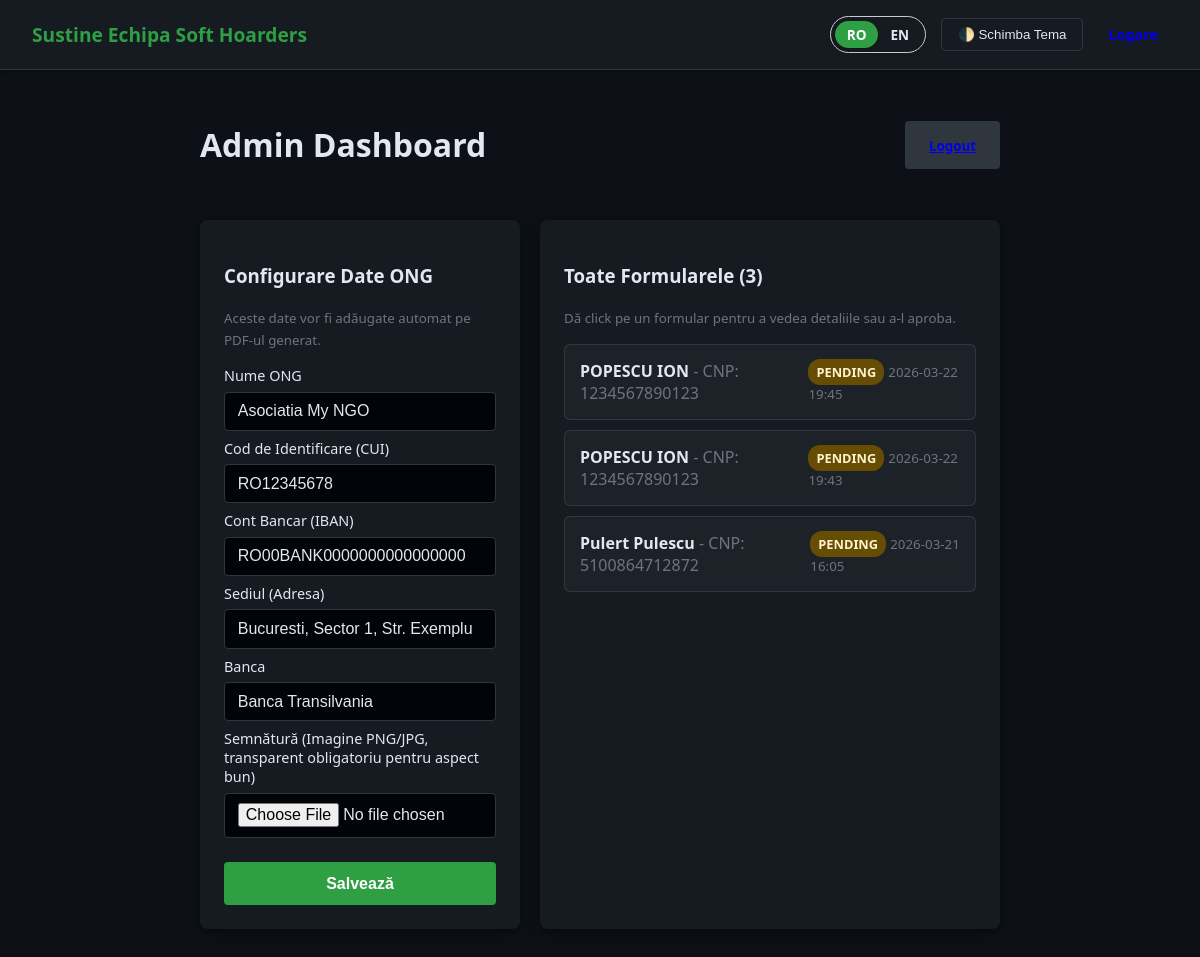
Before: /admin (signed in) with the older database file.
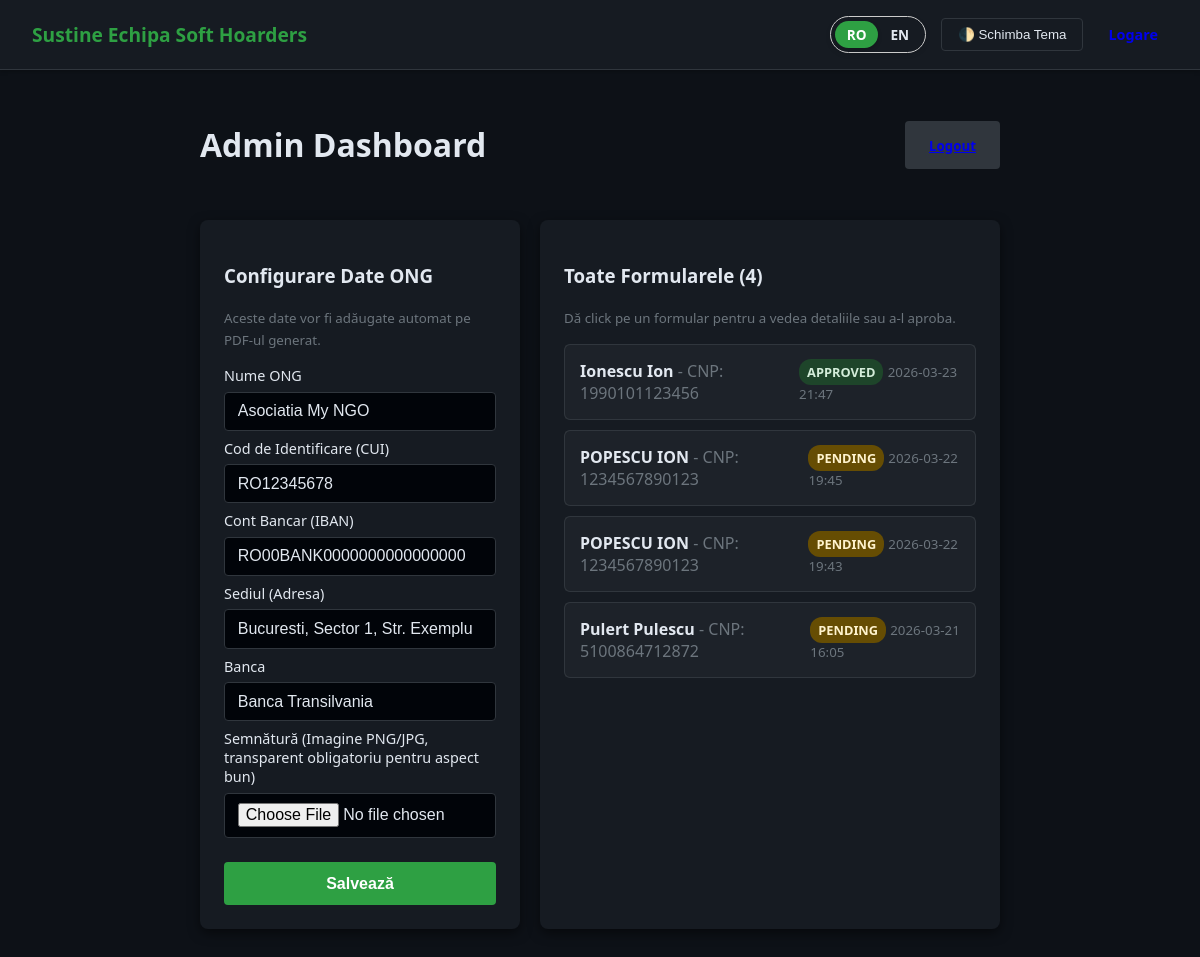
After: the same page with the newer database file.
### app.py (models this page shows)
class AdminConfig(db.Model):
    id = db.Column(db.Integer, primary_key=True)
    ong_name = db.Column(db.String(150), default='Asociatia My NGO')
    ong_cui = db.Column(db.String(50), default='RO12345678')
    ong_iban = db.Column(db.String(50), default='RO00BANK0000000000000000')
    ong_sediu = db.Column(db.String(150), default='Bucuresti, Sector 1, Str. Exemplu')
    ong_cont_bancar = db.Column(db.String(150), default='Banca Transilvania')
    signature_base64 = db.Column(db.Text, nullable=True) # allow storing signature data

class Submission(db.Model):
    id = db.Column(db.Integer, primary_key=True)
    nume = db.Column(db.String(100), nullable=False)
    prenume = db.Column(db.String(100), nullable=False)
    initiala_tatalui = db.Column(db.String(10), nullable=False)
    cnp = db.Column(db.String(20), nullable=False)
    judet = db.Column(db.String(50), nullable=True) # Optional now
    localitate = db.Column(db.String(100), nullable=True) # Optional now
    strada = db.Column(db.String(150), nullable=True)
    numar = db.Column(db.String(20), nullable=True)
    bloc = db.Column(db.String(20), nullable=True)
    scara = db.Column(db.String(20), nullable=True)
    apartament = db.Column(db.String(20), nullable=True)
    cod_postal = db.Column(db.String(20), nullable=True)
    telefon = db.Column(db.String(20), nullable=True)
    email = db.Column(db.String(120), nullable=True)
    status = db.Column(db.String(20), default='pending') # pending, approved
    created_at = db.Column(db.DateTime, default=datetime.datetime.utcnow)
    generated_pdf_path = db.Column(db.String(255), nullable=True)

### app.py (the view)
    def wrap(*args, **kwargs):
        if not session.get('admin'):
            return redirect(url_for('login'))
        return f(*args, **kwargs)

### app.py (called while the page is built, shortened)
@app.before_request
def set_language():
    if 'lang' not in session and not request.path.startswith('/static'):
        session['lang'] = 'en'
        ip = request.headers.get('CF-Connecting-IP') or request.headers.get('X-Forwarded-For', request.remote_addr)
        if ip:
            ip = ip.split(',')[0].strip()
            if ip in ['127.0.0.1', '::1']:
                session['lang'] = 'ro'

@app.context_processor
def inject_translations():
    lang = session.get('lang', 'ro')
    t = TRANSLATIONS.get(lang, TRANSLATIONS['ro'])
    return dict(t=t, lang=lang)

def admin_required(f):
    def wrap(*args, **kwargs):
        if not session.get('admin'):
            return redirect(url_for('login'))
        return f(*args, **kwargs)
    wrap.__name__ = f.__name__
    return wrap

@app.route('/admin', methods=['GET'])
@admin_required
def admin():
    submissions = Submission.query.order_by(Submission.created_at.desc()).all()
    config = AdminConfig.query.first()
    return render_template('admin.html', submissions=submissions, config=config)

### templates/admin.html (shortened to what this page needs)
{% extends 'base.html' %}
{% block content %}
<div class="intro-fade">
    <div style="display: flex; justify-content: space-between; align-items: center; margin-bottom: 2rem;">
        <h1>Admin Dashboard</h1>
        <a href="/logout" class="btn" style="background:var(--border);"><small>Logout</small></a>
    </div>
    <div class="dashboard-grid">
        <div class="card" style="align-self: start;">
            <h3>Configurare Date ONG</h3>
            <p class="text-muted mb-2"><small>Aceste date vor fi adăugate automat pe PDF-ul generat.</small></p>
            <form action="/admin/config" method="POST" enctype="multipart/form-data">
                <div class="form-group mb-1">
                    <label>Nume ONG</label>
                    <input type="text" name="ong_name" value="{{ config.ong_name }}" required>
                </div>
                <div class="form-group mb-1">
                    <label>Cod de Identificare (CUI)</label>
                    <input type="text" name="ong_cui" value="{{ config.ong_cui }}" required>
                </div>
                <div class="form-group mb-1">
                    <label>Cont Bancar (IBAN)</label>
                    <input type="text" name="ong_iban" value="{{ config.ong_iban }}" required>
                </div>
                <div class="form-group mb-1">
                    <label>Sediul (Adresa)</label>
                    <input type="text" name="ong_sediu" value="{{ config.ong_sediu }}" required>
                </div>
                <div class="form-group mb-1">
                    <label>Banca</label>
                    <input type="text" name="ong_cont_bancar" value="{{ config.ong_cont_bancar }}" required>
                </div>
                <div class="form-group mb-2">
                    <label>Semnătură (Imagine PNG/JPG, transparent obligatoriu pentru aspect bun)</label>
                    <input type="file" name="signature_file" accept="image/*">
                </div>
                <button type="submit" class="btn btn-primary mt-1" style="background-color: var(--primary);">Salvează</button>
            </form>
        </div>
        <div class="card">
            <h3>Toate Formularele ({{ submissions|length }})</h3>
            <p class="text-muted mb-2"><small>Dă click pe un formular pentru a vedea detaliile sau a-l aproba.</small></p>
            {% for sub in submissions %}
            <div class="submission-item">
                <div class="submission-header">
                    <div>
                        <strong>{{ sub.nume }} {{ sub.prenume }}</strong>
                        <span class="text-muted"> - CNP: {{ sub.cnp }}</span>
                    </div>
                    <div>
                        <span class="badge badge-{{ sub.status }}">{{ sub.status|upper }}</span>
                        <small class="text-muted ml-2">{{ sub.created_at.strftime('%Y-%m-%d %H:%M') }}</small>
                    </div>
                </div>
            </div>
            {% else %}
            <p class="text-muted">Nu există înregistrări.</p>
            {% endfor %}
        </div>
    </div>
</div>
{% endblock %}

### templates/base.html (shortened to what this page needs)
<!DOCTYPE html>
<html lang="{{ lang }}">
<head>
    <link rel="stylesheet" href="{{ url_for('static', filename='style.css') }}">
</head>
<body class="">
    <header>
        <div class="logo">{{ t.header_title }}</div>
        <div class="header-actions" style="display: flex; gap: 15px; align-items: center;">
            <div class="pill-lang-switcher">
                <a href="{{ url_for('set_lang_route', lang_code='ro') }}" class="lang-pill {% if lang == 'ro' %}active{% endif %}">RO</a>
                <a href="{{ url_for('set_lang_route', lang_code='en') }}" class="lang-pill {% if lang == 'en' %}active{% endif %}">EN</a>
            </div>
            <button id="theme-toggle">{{ t.theme_toggle }}</button>
            <a href="{{ url_for('login') }}" class="btn" style="padding: 5px 10px; font-size: 0.9em; text-decoration: none;">{{ t.login }}</a>
        </div>
    </header>
    <main>
        <div class="container">
            {% block content %}{% endblock %}
        </div>
    </main>
</body>
</html>

### static/style.css (style rules this page uses)
body { margin: 0; font-family: 'Segoe UI', Roboto, 'Helvetica Neue', Arial, sans-serif; background-color: var(--bg-color); color: var(--text-color); transition: background-color 0.4s ease, color 0.4s ease; }
body::after { content: ''; position: fixed; top: 0; left: 0; width: 100vw; height: 100vh; background-color: var(--bg-color); pointer-events: none; z-index: 9999; opacity: 0; transition: opacity 0.5s ease-in-out; }
header { display: flex; justify-content: space-between; align-items: center; padding: 1rem 2rem; background-color: var(--card-bg); box-shadow: 0 2px 4px rgba(0,0,0,0.2); border-bottom: 1px solid var(--border); }
.logo { font-weight: 700; font-size: 1.2rem; color: var(--primary); }
#theme-toggle { background: none; border: 1px solid var(--border); padding: 0.5rem 1rem; border-radius: 4px; cursor: pointer; color: var(--text-color); }
.container { max-width: 800px; margin: 2rem auto; padding: 0 1rem; }
.intro-fade { animation: fadeIn 0.6s ease-out; }
.text-muted { color: #6c757d; }
.mt-1 { margin-top: 0.5rem; }
.mb-1 { margin-bottom: 0.5rem; }
.mb-2 { margin-bottom: 1rem; }
.form-group { flex: 1; display: flex; flex-direction: column; }
label { margin-bottom: 0.4rem; font-size: 0.9rem; font-weight: 500; }
input { padding: 0.6rem 0.8rem; border: 1px solid var(--border); border-radius: 4px; background-color: var(--input-bg); color: var(--text-color); font-size: 1rem; transition: all 0.2s; }
.btn { padding: 0.8rem 1.5rem; border: none; border-radius: 4px; cursor: pointer; font-size: 1rem; font-weight: 600; transition: all 0.2s; }
.btn-primary { background-color: var(--primary); color: white; width: 100%; }
.badge-pending { background-color: #664d03; color: #fff3cd; }
.badge-approved { background-color: #1e452a; color: #d4edda; }
.dashboard-grid { display: grid; grid-template-columns: 320px 1fr; gap: 20px; }
.card { background-color: var(--card-bg); border-radius: 8px; padding: 1.5rem; box-shadow: var(--shadow); }
.submission-item { border: 1px solid var(--border); border-radius: 6px; margin-bottom: 10px; }
.submission-header { padding: 15px; background-color: rgba(255,255,255,0.03); display: flex; justify-content: space-between; align-items: center; cursor: pointer; }
.badge { padding: 4px 8px; border-radius: 12px; font-size: 0.8rem; font-weight: 600; }
.pill-lang-switcher { display: inline-flex; background: var(--card-bg, #eee); border-radius: 50px; padding: 4px; box-shadow: 0 2px 5px rgba(0,0,0,0.1); border: 1px solid var(--border-color, #ccc); }
.pill-lang-switcher .lang-pill { text-decoration: none; padding: 4px 12px; font-size: 0.85em; font-weight: 600; border-radius: 50px; color: var(--text-color, #333); transition: all 0.3s ease; }
.pill-lang-switcher .lang-pill.active { background: var(--primary, #0056b3); color: #fff; box-shadow: 0 2px 4px rgba(0,0,0,0.2); }

Changed rows visible on the page:
added Submission: nume "Ionescu", prenume "Ion", cnp "1990101123456", status "APPROVED", created_at "2026-03-23 21:47"
Other visible differences:
{{ submissions|length }}: "3" → "4"
